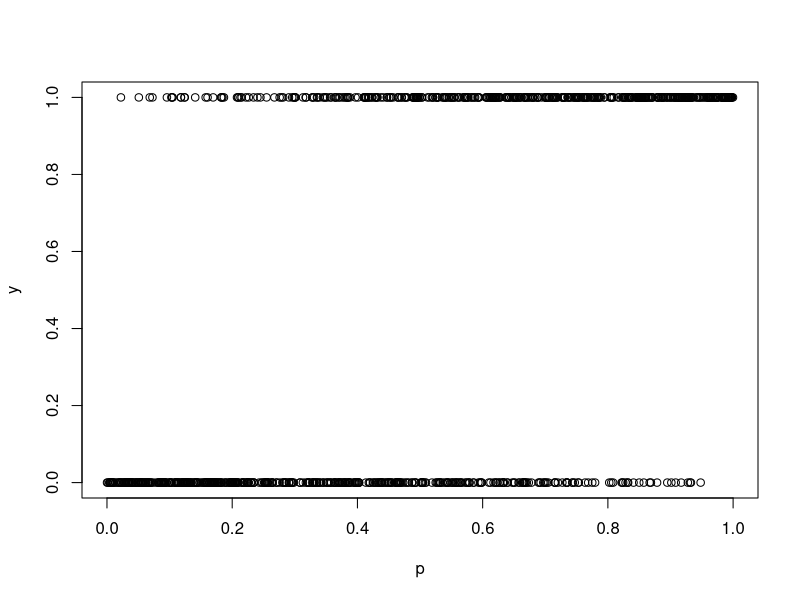
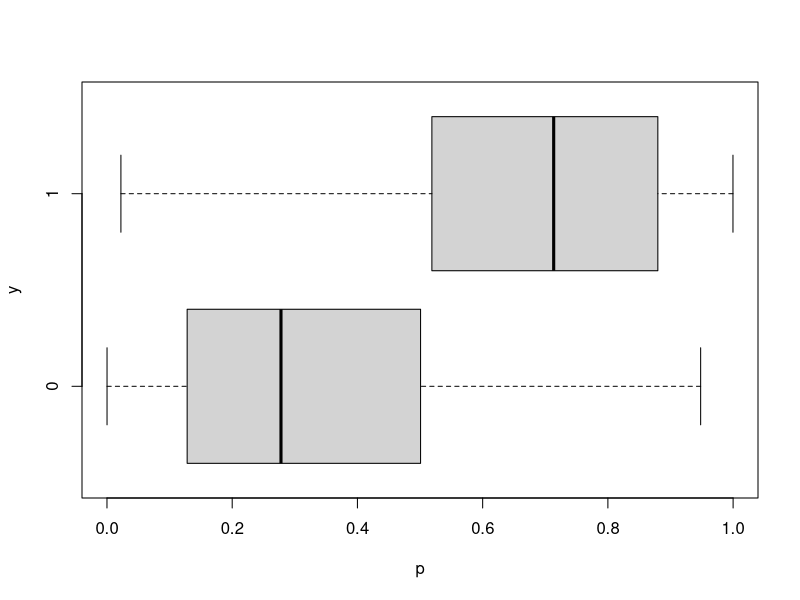
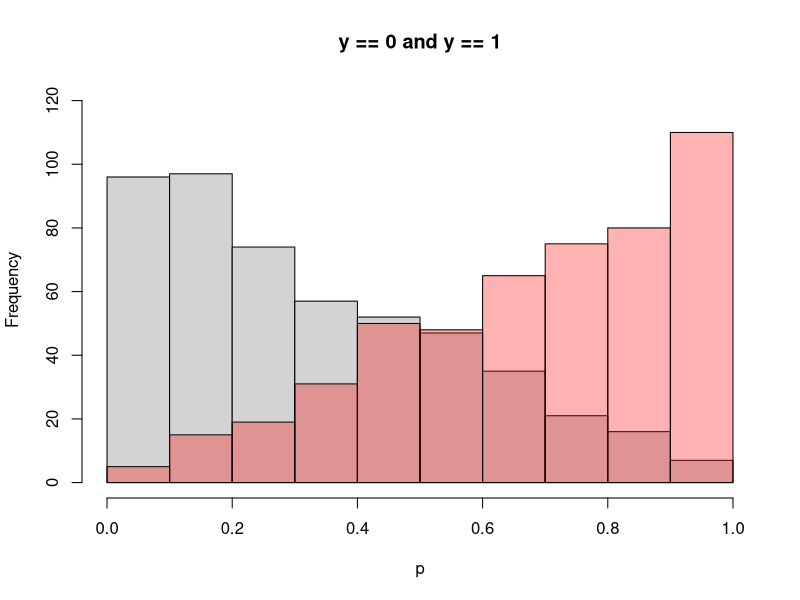
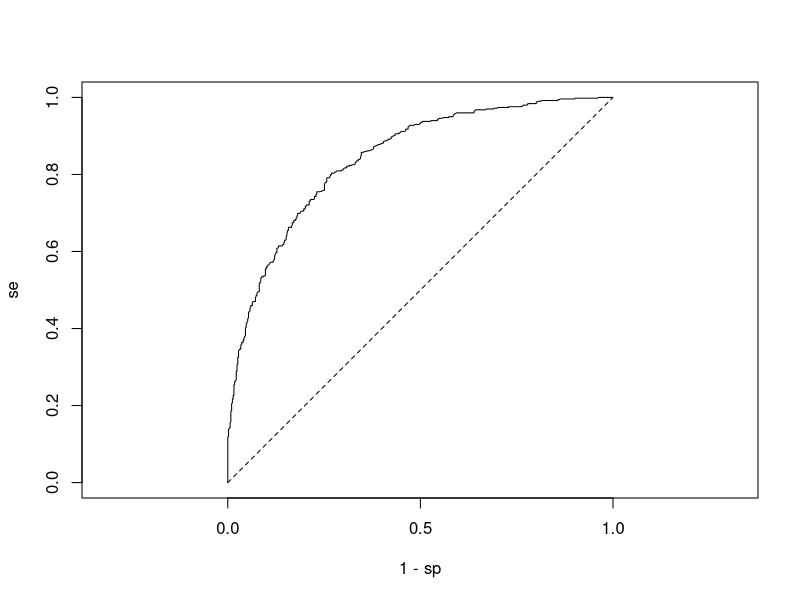
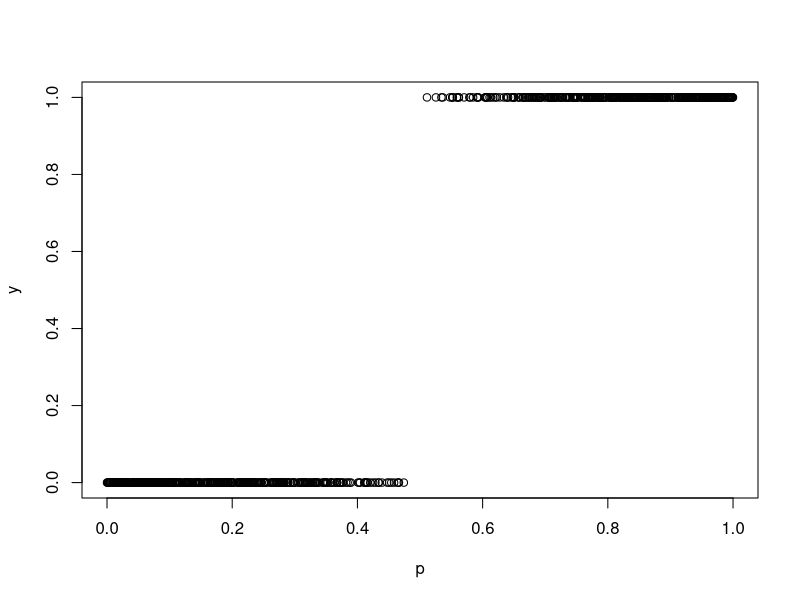
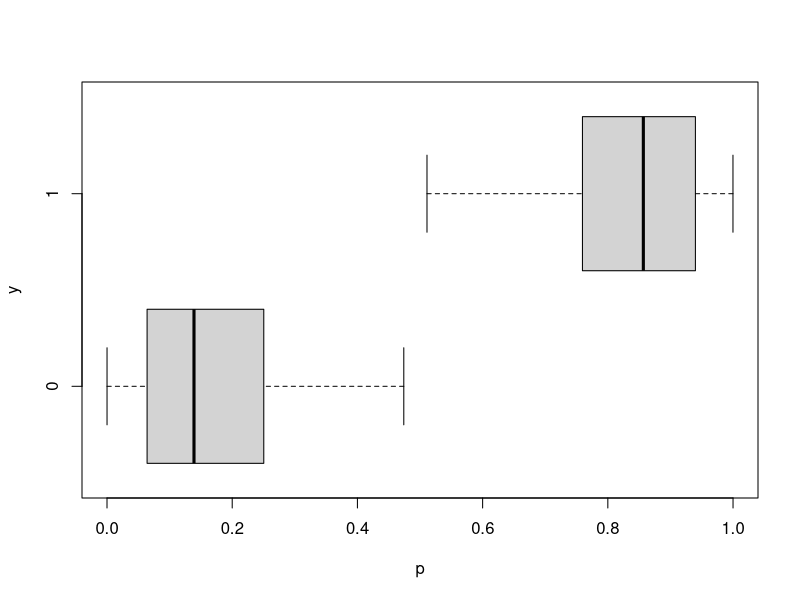
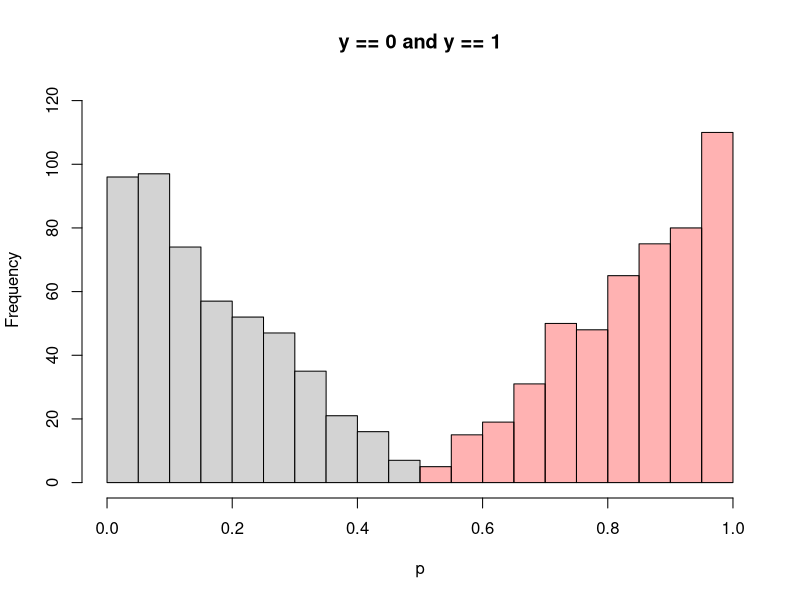
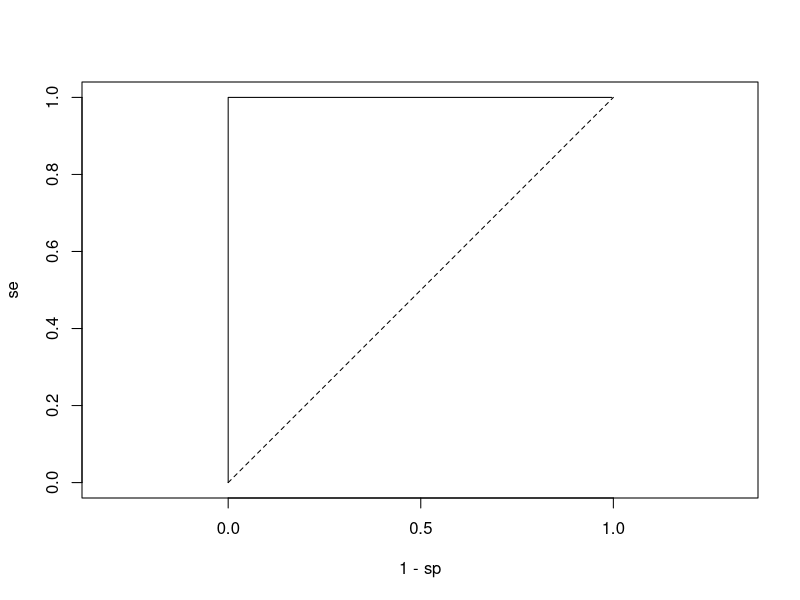

The R script that drew these images, in order:
## ---- chunk 1
knitr::opts_chunk$set(echo = TRUE)
## ---- chunk 2
# Make Bernoulli data
n = 1000
p = runif(n)
y = rbinom(n, 1, p)

# Function to view classification-scores, ROC curve, and AUC 
roc_auc = function(p) {
  # Plot probability estimates
  plot(p, y)
  boxplot(p ~ y, horizontal = T)
  h1 = hist(p[y == 1], plot = F)
  hist(
    p[y == 0], xlim = 0:1, ylim = c(0, 1.1 * max(h1$counts)),
    main = "y == 0 and y == 1", xlab = "p")
  plot(h1, add = T, col = rgb(1, 0, 0, 0.3))
  
  # Find sensitivity and specificity over classification thresholds
  se = sp = numeric(n)
  for (i in 1:n) {
    th = i / n
    sp[i] = mean(p[y == 0] < th)
    se[i] = mean(p[y == 1] > th)
  }
  
  # Plot ROC (Receiver Operating Characteristic) curve. Google ML crash course
  # defines it as the true positive rate (TPR, sensitivity/recall) plotted over
  # the false positive rate (FPR, one minus the specificity)
  plot(1 - sp, se, t = "l", asp = 1)
  lines(0:1, 0:1, lty = 2)
  
  # Find AUC (Area Under the Curve)
  sum(abs(diff(c(1, 1 - sp))) * se)
}

# View classification-scores, ROC curve, and AUC of underlying probabilities
roc_auc(p)
## ---- chunk 3
# Make scores that classify better
p2 = p
p2[y == 0] = 0.5 * p2[y == 0]
p2[y == 1] = 1 - 0.5 * (1 - p2[y == 1])

# Show them, and their ROC curve and AUC
roc_auc(p2)
